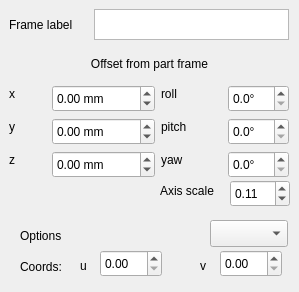
<?xml version="1.0" encoding="UTF-8"?>
<ui version="4.0">
 <class>dialog</class>
 <widget class="QDialog" name="dialog">
  <property name="geometry">
   <rect>
    <x>0</x>
    <y>0</y>
    <width>299</width>
    <height>292</height>
   </rect>
  </property>
  <property name="sizePolicy">
   <sizepolicy hsizetype="Minimum" vsizetype="Minimum">
    <horstretch>0</horstretch>
    <verstretch>0</verstretch>
   </sizepolicy>
  </property>
  <property name="minimumSize">
   <size>
    <width>299</width>
    <height>292</height>
   </size>
  </property>
  <property name="windowTitle">
   <string>Part Frame Creator</string>
  </property>
  <widget class="QDoubleSpinBox" name="XBox">
   <property name="geometry">
    <rect>
     <x>52</x>
     <y>85</y>
     <width>103</width>
     <height>27</height>
    </rect>
   </property>
   <property name="toolTip">
    <string>Offset in part frame x direction</string>
   </property>
   <property name="suffix">
    <string> mm</string>
   </property>
   <property name="minimum">
    <double>-1000.000000000000000</double>
   </property>
   <property name="maximum">
    <double>1000.000000000000000</double>
   </property>
  </widget>
  <widget class="QDoubleSpinBox" name="YBox">
   <property name="geometry">
    <rect>
     <x>52</x>
     <y>118</y>
     <width>103</width>
     <height>27</height>
    </rect>
   </property>
   <property name="toolTip">
    <string>offset in part frame z direction</string>
   </property>
   <property name="suffix">
    <string> mm</string>
   </property>
   <property name="minimum">
    <double>-1000.000000000000000</double>
   </property>
   <property name="maximum">
    <double>1000.000000000000000</double>
   </property>
  </widget>
  <widget class="QDoubleSpinBox" name="ZBox">
   <property name="geometry">
    <rect>
     <x>52</x>
     <y>151</y>
     <width>103</width>
     <height>27</height>
    </rect>
   </property>
   <property name="toolTip">
    <string>offset in part frame z direction</string>
   </property>
   <property name="suffix">
    <string> mm</string>
   </property>
   <property name="decimals">
    <number>2</number>
   </property>
   <property name="minimum">
    <double>-1000.000000000000000</double>
   </property>
   <property name="maximum">
    <double>1000.000000000000000</double>
   </property>
  </widget>
  <widget class="QLabel" name="XLabel">
   <property name="geometry">
    <rect>
     <x>9</x>
     <y>85</y>
     <width>16</width>
     <height>17</height>
    </rect>
   </property>
   <property name="text">
    <string>x</string>
   </property>
   <property name="buddy">
    <cstring>XBox</cstring>
   </property>
  </widget>
  <widget class="QLabel" name="YLabel">
   <property name="geometry">
    <rect>
     <x>9</x>
     <y>118</y>
     <width>16</width>
     <height>17</height>
    </rect>
   </property>
   <property name="text">
    <string>y</string>
   </property>
   <property name="buddy">
    <cstring>YBox</cstring>
   </property>
  </widget>
  <widget class="QLabel" name="ZLabel">
   <property name="geometry">
    <rect>
     <x>9</x>
     <y>151</y>
     <width>16</width>
     <height>17</height>
    </rect>
   </property>
   <property name="text">
    <string>z</string>
   </property>
   <property name="buddy">
    <cstring>ZBox</cstring>
   </property>
  </widget>
  <widget class="QLabel" name="RollLabel">
   <property name="geometry">
    <rect>
     <x>161</x>
     <y>85</y>
     <width>24</width>
     <height>17</height>
    </rect>
   </property>
   <property name="toolTip">
    <string>roll offset from part frame</string>
   </property>
   <property name="text">
    <string>roll</string>
   </property>
   <property name="buddy">
    <cstring>RollBox</cstring>
   </property>
  </widget>
  <widget class="QLabel" name="PitchLabel">
   <property name="geometry">
    <rect>
     <x>161</x>
     <y>118</y>
     <width>35</width>
     <height>17</height>
    </rect>
   </property>
   <property name="toolTip">
    <string>pitch offset from part frame</string>
   </property>
   <property name="text">
    <string>pitch</string>
   </property>
   <property name="buddy">
    <cstring>PitchBox</cstring>
   </property>
  </widget>
  <widget class="QLabel" name="YawLabel">
   <property name="geometry">
    <rect>
     <x>161</x>
     <y>151</y>
     <width>29</width>
     <height>17</height>
    </rect>
   </property>
   <property name="toolTip">
    <string>yaw offset from part frame</string>
   </property>
   <property name="text">
    <string>yaw</string>
   </property>
   <property name="buddy">
    <cstring>YawBox</cstring>
   </property>
  </widget>
  <widget class="QDoubleSpinBox" name="RollBox">
   <property name="geometry">
    <rect>
     <x>228</x>
     <y>85</y>
     <width>61</width>
     <height>27</height>
    </rect>
   </property>
   <property name="toolTip">
    <string>roll offset from part frame</string>
   </property>
   <property name="suffix">
    <string>°</string>
   </property>
   <property name="decimals">
    <number>1</number>
   </property>
   <property name="maximum">
    <double>360.000000000000000</double>
   </property>
  </widget>
  <widget class="QDoubleSpinBox" name="PitchBox">
   <property name="geometry">
    <rect>
     <x>228</x>
     <y>118</y>
     <width>61</width>
     <height>27</height>
    </rect>
   </property>
   <property name="toolTip">
    <string>pitch offset from part frame</string>
   </property>
   <property name="suffix">
    <string>°</string>
   </property>
   <property name="decimals">
    <number>1</number>
   </property>
   <property name="maximum">
    <double>360.000000000000000</double>
   </property>
  </widget>
  <widget class="QDoubleSpinBox" name="YawBox">
   <property name="geometry">
    <rect>
     <x>228</x>
     <y>151</y>
     <width>61</width>
     <height>27</height>
    </rect>
   </property>
   <property name="toolTip">
    <string>yaw offset from part frame</string>
   </property>
   <property name="suffix">
    <string>°</string>
   </property>
   <property name="decimals">
    <number>1</number>
   </property>
   <property name="maximum">
    <double>360.000000000000000</double>
   </property>
  </widget>
  <widget class="QPlainTextEdit" name="FrameLabelField">
   <property name="geometry">
    <rect>
     <x>94</x>
     <y>9</y>
     <width>195</width>
     <height>31</height>
    </rect>
   </property>
   <property name="sizePolicy">
    <sizepolicy hsizetype="Fixed" vsizetype="Fixed">
     <horstretch>0</horstretch>
     <verstretch>0</verstretch>
    </sizepolicy>
   </property>
   <property name="toolTip">
    <string>Label of the frame</string>
   </property>
   <property name="statusTip">
    <string>Label of the new frame</string>
   </property>
   <property name="whatsThis">
    <string>Label of the new frame, must be unique</string>
   </property>
   <property name="verticalScrollBarPolicy">
    <enum>Qt::ScrollBarAlwaysOff</enum>
   </property>
  </widget>
  <widget class="QLabel" name="FrameLabelLabel">
   <property name="geometry">
    <rect>
     <x>9</x>
     <y>9</y>
     <width>79</width>
     <height>31</height>
    </rect>
   </property>
   <property name="text">
    <string>Frame label</string>
   </property>
  </widget>
  <widget class="QLabel" name="OffsetLabel">
   <property name="geometry">
    <rect>
     <x>9</x>
     <y>48</y>
     <width>281</width>
     <height>31</height>
    </rect>
   </property>
   <property name="toolTip">
    <string>Define an offset from the part frame if needed</string>
   </property>
   <property name="text">
    <string>Offset from part frame</string>
   </property>
   <property name="alignment">
    <set>Qt::AlignCenter</set>
   </property>
  </widget>
  <widget class="QLabel" name="ScaleLabel">
   <property name="geometry">
    <rect>
     <x>160</x>
     <y>180</y>
     <width>71</width>
     <height>21</height>
    </rect>
   </property>
   <property name="toolTip">
    <string>Scale of the axis arrows</string>
   </property>
   <property name="statusTip">
    <string>Scale of the axis arrows</string>
   </property>
   <property name="whatsThis">
    <string>Scale of the axis arrows</string>
   </property>
   <property name="text">
    <string>Axis scale</string>
   </property>
   <property name="alignment">
    <set>Qt::AlignLeading|Qt::AlignLeft|Qt::AlignVCenter</set>
   </property>
  </widget>
  <widget class="QDoubleSpinBox" name="ScaleBox">
   <property name="geometry">
    <rect>
     <x>230</x>
     <y>180</y>
     <width>60</width>
     <height>27</height>
    </rect>
   </property>
   <property name="toolTip">
    <string>Scale of the axis arrows</string>
   </property>
   <property name="statusTip">
    <string>Scale of the axis arrows</string>
   </property>
   <property name="whatsThis">
    <string>Scale of the axis arrows</string>
   </property>
   <property name="minimum">
    <double>0.100000000000000</double>
   </property>
   <property name="maximum">
    <double>2.000000000000000</double>
   </property>
   <property name="singleStep">
    <double>0.010000000000000</double>
   </property>
   <property name="value">
    <double>0.110000000000000</double>
   </property>
  </widget>
  <widget class="QLabel" name="OptionsLabel">
   <property name="enabled">
    <bool>true</bool>
   </property>
   <property name="geometry">
    <rect>
     <x>20</x>
     <y>220</y>
     <width>66</width>
     <height>31</height>
    </rect>
   </property>
   <property name="visible">
    <bool>false</bool>
   </property>
   <property name="text">
    <string>Options</string>
   </property>
   <property name="buddy">
    <cstring>OptionsBox</cstring>
   </property>
  </widget>
  <widget class="QComboBox" name="OptionsBox">
   <property name="enabled">
    <bool>true</bool>
   </property>
   <property name="geometry">
    <rect>
     <x>210</x>
     <y>220</y>
     <width>78</width>
     <height>27</height>
    </rect>
   </property>
   <property name="visible">
    <bool>false</bool>
   </property>
  </widget>
  <widget class="QDoubleSpinBox" name="UBox">
   <property name="enabled">
    <bool>true</bool>
   </property>
   <property name="geometry">
    <rect>
     <x>100</x>
     <y>250</y>
     <width>62</width>
     <height>27</height>
    </rect>
   </property>
   <property name="visible">
    <bool>false</bool>
   </property>
  </widget>
  <widget class="QDoubleSpinBox" name="VBox">
   <property name="enabled">
    <bool>true</bool>
   </property>
   <property name="geometry">
    <rect>
     <x>220</x>
     <y>250</y>
     <width>62</width>
     <height>27</height>
    </rect>
   </property>
   <property name="visible">
    <bool>false</bool>
   </property>
  </widget>
  <widget class="QLabel" name="ULabel">
   <property name="enabled">
    <bool>true</bool>
   </property>
   <property name="geometry">
    <rect>
     <x>80</x>
     <y>250</y>
     <width>16</width>
     <height>31</height>
    </rect>
   </property>
   <property name="visible">
    <bool>false</bool>
   </property>
   <property name="text">
    <string>u</string>
   </property>
   <property name="buddy">
    <cstring>UBox</cstring>
   </property>
  </widget>
  <widget class="QLabel" name="VLabel">
   <property name="enabled">
    <bool>true</bool>
   </property>
   <property name="geometry">
    <rect>
     <x>200</x>
     <y>250</y>
     <width>16</width>
     <height>31</height>
    </rect>
   </property>
   <property name="visible">
    <bool>false</bool>
   </property>
   <property name="text">
    <string>v</string>
   </property>
   <property name="buddy">
    <cstring>VBox</cstring>
   </property>
  </widget>
  <widget class="QLabel" name="CoordsLabel">
   <property name="enabled">
    <bool>true</bool>
   </property>
   <property name="geometry">
    <rect>
     <x>20</x>
     <y>256</y>
     <width>51</width>
     <height>21</height>
    </rect>
   </property>
   <property name="visible">
    <bool>false</bool>
   </property>
   <property name="text">
    <string>Coords:</string>
   </property>
  </widget>
 </widget>
 <resources/>
 <connections/>
</ui>
